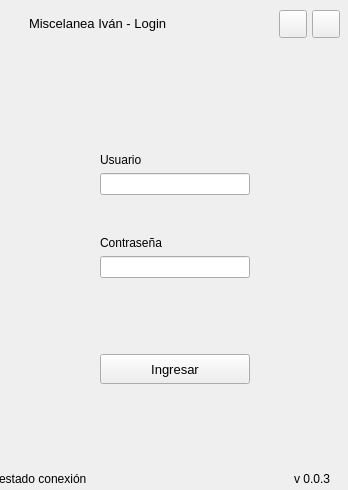
<?xml version="1.0" encoding="UTF-8"?>
<ui version="4.0">
 <class>MainWindow</class>
 <widget class="QMainWindow" name="MainWindow">
  <property name="geometry">
   <rect>
    <x>0</x>
    <y>0</y>
    <width>348</width>
    <height>490</height>
   </rect>
  </property>
  <property name="windowTitle">
   <string>MainWindow</string>
  </property>
  <property name="styleSheet">
   <string notr="true"/>
  </property>
  <widget class="QWidget" name="centralwidget">
   <property name="styleSheet">
    <string notr="true"/>
   </property>
   <widget class="QWidget" name="styleSheet" native="true">
    <property name="geometry">
     <rect>
      <x>0</x>
      <y>0</y>
      <width>351</width>
      <height>491</height>
     </rect>
    </property>
    <widget class="QFrame" name="bgApp">
     <property name="geometry">
      <rect>
       <x>-11</x>
       <y>-11</y>
       <width>371</width>
       <height>511</height>
      </rect>
     </property>
     <property name="frameShape">
      <enum>QFrame::StyledPanel</enum>
     </property>
     <property name="frameShadow">
      <enum>QFrame::Raised</enum>
     </property>
     <layout class="QVBoxLayout" name="verticalLayout">
      <item>
       <widget class="QFrame" name="contentTopBg">
        <property name="minimumSize">
         <size>
          <width>0</width>
          <height>50</height>
         </size>
        </property>
        <property name="maximumSize">
         <size>
          <width>16777215</width>
          <height>50</height>
         </size>
        </property>
        <property name="frameShape">
         <enum>QFrame::NoFrame</enum>
        </property>
        <property name="frameShadow">
         <enum>QFrame::Raised</enum>
        </property>
        <layout class="QHBoxLayout" name="horizontalLayout">
         <property name="spacing">
          <number>0</number>
         </property>
         <property name="leftMargin">
          <number>5</number>
         </property>
         <property name="topMargin">
          <number>0</number>
         </property>
         <property name="rightMargin">
          <number>10</number>
         </property>
         <property name="bottomMargin">
          <number>0</number>
         </property>
         <item>
          <widget class="QLabel" name="label_4">
           <property name="sizePolicy">
            <sizepolicy hsizetype="Preferred" vsizetype="Preferred">
             <horstretch>0</horstretch>
             <verstretch>0</verstretch>
            </sizepolicy>
           </property>
           <property name="maximumSize">
            <size>
             <width>25</width>
             <height>25</height>
            </size>
           </property>
           <property name="text">
            <string/>
           </property>
           <property name="pixmap">
            <pixmap resource="../resources.qrc">:/images/images/images/Icon.ico</pixmap>
           </property>
           <property name="scaledContents">
            <bool>true</bool>
           </property>
           <property name="alignment">
            <set>Qt::AlignCenter</set>
           </property>
           <property name="wordWrap">
            <bool>false</bool>
           </property>
          </widget>
         </item>
         <item>
          <widget class="QLabel" name="titleRightInfo">
           <property name="sizePolicy">
            <sizepolicy hsizetype="Preferred" vsizetype="Expanding">
             <horstretch>0</horstretch>
             <verstretch>0</verstretch>
            </sizepolicy>
           </property>
           <property name="maximumSize">
            <size>
             <width>16777215</width>
             <height>45</height>
            </size>
           </property>
           <property name="font">
            <font>
             <pointsize>10</pointsize>
             <italic>false</italic>
             <bold>false</bold>
            </font>
           </property>
           <property name="text">
            <string>Miscelanea Iván - Login</string>
           </property>
           <property name="alignment">
            <set>Qt::AlignLeading|Qt::AlignLeft|Qt::AlignVCenter</set>
           </property>
           <property name="margin">
            <number>10</number>
           </property>
          </widget>
         </item>
         <item alignment="Qt::AlignRight">
          <widget class="QFrame" name="rightButtons">
           <property name="minimumSize">
            <size>
             <width>0</width>
             <height>28</height>
            </size>
           </property>
           <property name="frameShape">
            <enum>QFrame::NoFrame</enum>
           </property>
           <property name="frameShadow">
            <enum>QFrame::Raised</enum>
           </property>
           <layout class="QHBoxLayout" name="horizontalLayout_2">
            <property name="spacing">
             <number>5</number>
            </property>
            <property name="leftMargin">
             <number>0</number>
            </property>
            <property name="topMargin">
             <number>0</number>
            </property>
            <property name="rightMargin">
             <number>0</number>
            </property>
            <property name="bottomMargin">
             <number>0</number>
            </property>
            <item>
             <widget class="QPushButton" name="minimizeAppBtn">
              <property name="minimumSize">
               <size>
                <width>28</width>
                <height>28</height>
               </size>
              </property>
              <property name="maximumSize">
               <size>
                <width>28</width>
                <height>28</height>
               </size>
              </property>
              <property name="cursor">
               <cursorShape>PointingHandCursor</cursorShape>
              </property>
              <property name="toolTip">
               <string>Minimize</string>
              </property>
              <property name="text">
               <string/>
              </property>
              <property name="icon">
               <iconset resource="../resources.qrc">
                <normaloff>:/icons/images/icons/icon_minimize.png</normaloff>:/icons/images/icons/icon_minimize.png</iconset>
              </property>
              <property name="iconSize">
               <size>
                <width>20</width>
                <height>20</height>
               </size>
              </property>
             </widget>
            </item>
            <item>
             <widget class="QPushButton" name="closeAppBtn">
              <property name="minimumSize">
               <size>
                <width>28</width>
                <height>28</height>
               </size>
              </property>
              <property name="maximumSize">
               <size>
                <width>28</width>
                <height>28</height>
               </size>
              </property>
              <property name="cursor">
               <cursorShape>PointingHandCursor</cursorShape>
              </property>
              <property name="toolTip">
               <string>Close</string>
              </property>
              <property name="text">
               <string/>
              </property>
              <property name="icon">
               <iconset resource="../resources.qrc">
                <normaloff>:/icons/images/icons/icon_close.png</normaloff>:/icons/images/icons/icon_close.png</iconset>
              </property>
              <property name="iconSize">
               <size>
                <width>20</width>
                <height>20</height>
               </size>
              </property>
             </widget>
            </item>
           </layout>
          </widget>
         </item>
        </layout>
       </widget>
      </item>
      <item>
       <widget class="QFrame" name="content">
        <property name="frameShape">
         <enum>QFrame::NoFrame</enum>
        </property>
        <property name="frameShadow">
         <enum>QFrame::Raised</enum>
        </property>
        <layout class="QGridLayout" name="gridLayout">
         <item row="8" column="1">
          <widget class="QLabel" name="label_2">
           <property name="text">
            <string>Contraseña</string>
           </property>
          </widget>
         </item>
         <item row="4" column="1">
          <widget class="QLabel" name="label">
           <property name="text">
            <string>Usuario</string>
           </property>
          </widget>
         </item>
         <item row="5" column="2">
          <spacer name="horizontalSpacer_2">
           <property name="orientation">
            <enum>Qt::Horizontal</enum>
           </property>
           <property name="sizeHint" stdset="0">
            <size>
             <width>40</width>
             <height>20</height>
            </size>
           </property>
          </spacer>
         </item>
         <item row="10" column="1">
          <spacer name="verticalSpacer_3">
           <property name="orientation">
            <enum>Qt::Vertical</enum>
           </property>
           <property name="sizeHint" stdset="0">
            <size>
             <width>20</width>
             <height>40</height>
            </size>
           </property>
          </spacer>
         </item>
         <item row="7" column="1">
          <spacer name="verticalSpacer_2">
           <property name="orientation">
            <enum>Qt::Vertical</enum>
           </property>
           <property name="sizeHint" stdset="0">
            <size>
             <width>20</width>
             <height>40</height>
            </size>
           </property>
          </spacer>
         </item>
         <item row="12" column="1">
          <widget class="QPushButton" name="loginButton">
           <property name="minimumSize">
            <size>
             <width>150</width>
             <height>30</height>
            </size>
           </property>
           <property name="font">
            <font>
             <pointsize>10</pointsize>
             <italic>false</italic>
             <bold>false</bold>
            </font>
           </property>
           <property name="cursor">
            <cursorShape>PointingHandCursor</cursorShape>
           </property>
           <property name="styleSheet">
            <string notr="true"/>
           </property>
           <property name="text">
            <string>Ingresar</string>
           </property>
           <property name="icon">
            <iconset resource="../resources.qrc">
             <normaloff>:/icons/images/icons/cil-folder-open.png</normaloff>:/icons/images/icons/cil-folder-open.png</iconset>
           </property>
          </widget>
         </item>
         <item row="13" column="1">
          <spacer name="verticalSpacer_7">
           <property name="orientation">
            <enum>Qt::Vertical</enum>
           </property>
           <property name="sizeHint" stdset="0">
            <size>
             <width>20</width>
             <height>40</height>
            </size>
           </property>
          </spacer>
         </item>
         <item row="0" column="1">
          <spacer name="verticalSpacer_5">
           <property name="orientation">
            <enum>Qt::Vertical</enum>
           </property>
           <property name="sizeHint" stdset="0">
            <size>
             <width>20</width>
             <height>40</height>
            </size>
           </property>
          </spacer>
         </item>
         <item row="5" column="0">
          <spacer name="horizontalSpacer">
           <property name="orientation">
            <enum>Qt::Horizontal</enum>
           </property>
           <property name="sizeHint" stdset="0">
            <size>
             <width>40</width>
             <height>20</height>
            </size>
           </property>
          </spacer>
         </item>
         <item row="3" column="1">
          <spacer name="verticalSpacer">
           <property name="orientation">
            <enum>Qt::Vertical</enum>
           </property>
           <property name="sizeHint" stdset="0">
            <size>
             <width>20</width>
             <height>40</height>
            </size>
           </property>
          </spacer>
         </item>
         <item row="11" column="1">
          <spacer name="verticalSpacer_6">
           <property name="orientation">
            <enum>Qt::Vertical</enum>
           </property>
           <property name="sizeHint" stdset="0">
            <size>
             <width>20</width>
             <height>40</height>
            </size>
           </property>
          </spacer>
         </item>
         <item row="15" column="1">
          <spacer name="verticalSpacer_4">
           <property name="orientation">
            <enum>Qt::Vertical</enum>
           </property>
           <property name="sizeHint" stdset="0">
            <size>
             <width>20</width>
             <height>40</height>
            </size>
           </property>
          </spacer>
         </item>
         <item row="5" column="1">
          <widget class="QLineEdit" name="userText"/>
         </item>
         <item row="9" column="1">
          <widget class="QLineEdit" name="passText">
           <property name="echoMode">
            <enum>QLineEdit::Password</enum>
           </property>
          </widget>
         </item>
         <item row="2" column="1" alignment="Qt::AlignHCenter|Qt::AlignVCenter">
          <widget class="QLabel" name="label_3">
           <property name="sizePolicy">
            <sizepolicy hsizetype="Preferred" vsizetype="Preferred">
             <horstretch>0</horstretch>
             <verstretch>0</verstretch>
            </sizepolicy>
           </property>
           <property name="maximumSize">
            <size>
             <width>150</width>
             <height>182</height>
            </size>
           </property>
           <property name="text">
            <string/>
           </property>
           <property name="pixmap">
            <pixmap resource="../resources.qrc">:/images/images/images/Logo (no bg).png</pixmap>
           </property>
           <property name="scaledContents">
            <bool>true</bool>
           </property>
           <property name="alignment">
            <set>Qt::AlignCenter</set>
           </property>
           <property name="wordWrap">
            <bool>false</bool>
           </property>
          </widget>
         </item>
        </layout>
       </widget>
      </item>
      <item>
       <widget class="QFrame" name="bottomBar">
        <property name="minimumSize">
         <size>
          <width>0</width>
          <height>22</height>
         </size>
        </property>
        <property name="maximumSize">
         <size>
          <width>16777215</width>
          <height>22</height>
         </size>
        </property>
        <property name="frameShape">
         <enum>QFrame::NoFrame</enum>
        </property>
        <property name="frameShadow">
         <enum>QFrame::Raised</enum>
        </property>
        <layout class="QHBoxLayout" name="horizontalLayout_5">
         <property name="spacing">
          <number>0</number>
         </property>
         <property name="leftMargin">
          <number>0</number>
         </property>
         <property name="topMargin">
          <number>0</number>
         </property>
         <property name="rightMargin">
          <number>0</number>
         </property>
         <property name="bottomMargin">
          <number>0</number>
         </property>
         <item>
          <widget class="QLabel" name="creditsLabel">
           <property name="maximumSize">
            <size>
             <width>16777215</width>
             <height>16</height>
            </size>
           </property>
           <property name="font">
            <font>
             <italic>false</italic>
             <bold>false</bold>
            </font>
           </property>
           <property name="text">
            <string>estado conexión</string>
           </property>
           <property name="alignment">
            <set>Qt::AlignLeading|Qt::AlignLeft|Qt::AlignVCenter</set>
           </property>
          </widget>
         </item>
         <item>
          <widget class="QLabel" name="version">
           <property name="text">
            <string>v 0.0.3</string>
           </property>
           <property name="alignment">
            <set>Qt::AlignRight|Qt::AlignTrailing|Qt::AlignVCenter</set>
           </property>
          </widget>
         </item>
         <item>
          <widget class="QFrame" name="frame_size_grip">
           <property name="minimumSize">
            <size>
             <width>20</width>
             <height>0</height>
            </size>
           </property>
           <property name="maximumSize">
            <size>
             <width>20</width>
             <height>16777215</height>
            </size>
           </property>
           <property name="frameShape">
            <enum>QFrame::NoFrame</enum>
           </property>
           <property name="frameShadow">
            <enum>QFrame::Raised</enum>
           </property>
          </widget>
         </item>
        </layout>
       </widget>
      </item>
     </layout>
    </widget>
   </widget>
  </widget>
 </widget>
 <resources>
  <include location="../resources.qrc"/>
 </resources>
 <connections/>
</ui>
